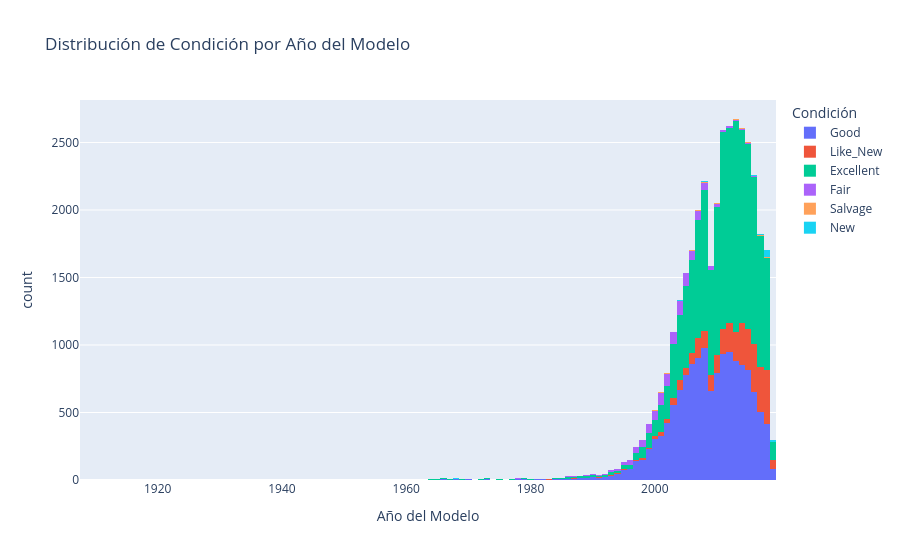

Here is the notebook cell this chart was saved with:
### Code cell
# Celda 7: Histograma — Condición vs. Año del modelo
fig_hist = px.histogram(
    df_clean,
    x='model_year',
    color='condition',
    title='Distribución de Condición por Año del Modelo',
    barmode='stack',
    labels={
        'model_year': 'Año del Modelo',
        'condition': 'Condición',
        'count': 'Cantidad'
    }
)
fig_hist.show()

### Figure 1 — Plotly figure (JSON) as saved in the notebook; plotly's stock layout.template omitted (floating-point values rounded to 4 significant figures; data arrays with more than 128 entries replaced by an {"elided": "..."} marker saying what was removed)
{"data": [{"bingroup": "x", "hovertemplate": "Condición=Good<br>Año del Modelo=%{x}<br>count=%{y}<extra></extra>", "legendgroup": "Good", "marker": {"color": "#636efa", "pattern": {"shape": ""}}, "name": "Good", "orientation": "v", "showlegend": true, "type": "histogram", "x": {"elided": "14257 int values"}, "xaxis": "x", "yaxis": "y"}, {"bingroup": "x", "hovertemplate": "Condición=Like_New<br>Año del Modelo=%{x}<br>count=%{y}<extra></extra>", "legendgroup": "Like_New", "marker": {"color": "#EF553B", "pattern": {"shape": ""}}, "name": "Like_New", "orientation": "v", "showlegend": true, "type": "histogram", "x": {"elided": "3363 int values"}, "xaxis": "x", "yaxis": "y"}, {"bingroup": "x", "hovertemplate": "Condición=Excellent<br>Año del Modelo=%{x}<br>count=%{y}<extra></extra>", "legendgroup": "Excellent", "marker": {"color": "#00cc96", "pattern": {"shape": ""}}, "name": "Excellent", "orientation": "v", "showlegend": true, "type": "histogram", "x": {"elided": "17466 int values"}, "xaxis": "x", "yaxis": "y"}, {"bingroup": "x", "hovertemplate": "Condición=Fair<br>Año del Modelo=%{x}<br>count=%{y}<extra></extra>", "legendgroup": "Fair", "marker": {"color": "#ab63fa", "pattern": {"shape": ""}}, "name": "Fair", "orientation": "v", "showlegend": true, "type": "histogram", "x": {"elided": "1148 int values"}, "xaxis": "x", "yaxis": "y"}, {"bingroup": "x", "hovertemplate": "Condición=Salvage<br>Año del Modelo=%{x}<br>count=%{y}<extra></extra>", "legendgroup": "Salvage", "marker": {"color": "#FFA15A", "pattern": {"shape": ""}}, "name": "Salvage", "orientation": "v", "showlegend": true, "type": "histogram", "x": [1999, 2008, 2012, 1995, 2003, 2005, 2008, 2001, 2001, 1998, 2001, 2003, 2008, 2000, 2005, 2014, 2013, 2006, 2015, 2018, 2006, 2019, 1995, 2000, 2014, 2004, 2001, 2015, 2004, 2014, 1999, 2007, 1999, 2015, 2013, 2003, 1977, 2014, 2000, 2017, 2017, 2004, 1995, 2002, 2010, 2004, 2018, 2003, 2008, 2017, 2017, 2017, 2002, 2010, 2002, 2007, 2001, 2001, 1993, 2005, 2012, 1999, 2003, 2016, 2006, 1994, 2014, 1993, 2006, 2011, 2004, 2015, 2007, 1986, 2013, 1994, 1999, 1997, 2017, 2002], "xaxis": "x", "yaxis": "y"}, {"bingroup": "x", "hovertemplate": "Condición=New<br>Año del Modelo=%{x}<br>count=%{y}<extra></extra>", "legendgroup": "New", "marker": {"color": "#19d3f3", "pattern": {"shape": ""}}, "name": "New", "orientation": "v", "showlegend": true, "type": "histogram", "x": [2016, 2018, 2019, 2018, 2009, 2013, 2016, 2018, 2018, 2018, 2018, 2008, 2008, 2007, 2008, 2018, 2018, 2018, 2007, 2012, 2019, 2019, 2018, 1968, 2018, 2018, 2011, 2016, 2014, 2008, 2019, 2019, 2017, 2018, 2018, 2018, 2016, 2018, 2016, 2018, 2017, 2000, 2018, 2017, 2017, 1999, 2018, 2018, 2002, 2019, 2018, 2016, 2004, 2018, 2018, 2018, 2019, 2018, 2018, 2018, 2018, 2018, 2019, 2019, 2018, 2019, 2018, 2018, 2018, 2018, 2019, 2010, 2011, 2016, 2017, 2018, 2019, 2018, 2018, 2018, 2018, 2018, 2018, 2019, 2018, 2018, 2019, 2018, 2018, 2018, 2018, 2019, 2017, 2015, 1969, 2018, 2014, 2006, 2013, 2010, 2018, 2016, 2008, 2018, 2018], "xaxis": "x", "yaxis": "y"}], "layout": {"barmode": "stack", "legend": {"title": {"text": "Condición"}, "tracegroupgap": 0}, "title": {"text": "Distribución de Condición por Año del Modelo"}, "xaxis": {"anchor": "y", "domain": [0, 1], "title": {"text": "Año del Modelo"}}, "yaxis": {"anchor": "x", "domain": [0, 1], "title": {"text": "count"}}}}
